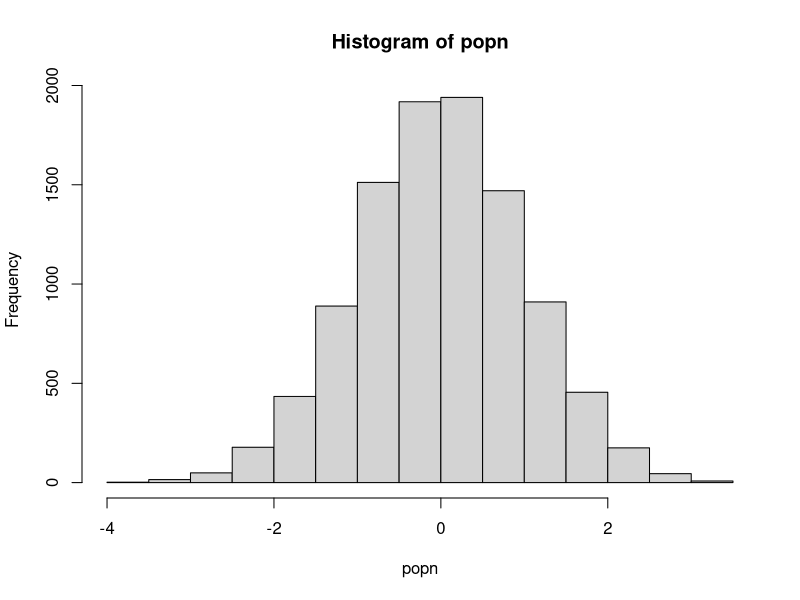

Reproduce this figure in R.
rm(list = ls())

#AUTHOR: Sarah Dobson sld21@ic.ac.uk

#DATE: 5th November 2021
#DESCRIPTION: illustrating the use of lapply and sapply through various functions, we then compare the time taken between functions with loops and sapply/lappy.

#FUNCTIONS:

#1- A function to take a sample of size n from a population "popn" and return its mean
#2- Calculate means using a FOR loop on a vector without preallocation:
#3- runs "num" iterations of the experiment using a FOR loop on a vector with preallocation
#4 - runs "num" iterations of the experiment using a FOR loop on a list with preallocation
#5 - runs "num" iterations of the experiment using vectorization with lapply
#6 To run "num" iterations of the experiment using vectorization with sapply


#1
myexperiment <- function(popn,n){
  pop_sample <- sample(popn, n, replace = FALSE)
  return(mean(pop_sample))
}

#2
loopy_sample1 <- function(popn, n, num){
  result1 <- vector() #Initialize empty vector of size 1 
  for(i in 1:num){
    result1 <- c(result1, myexperiment(popn, n))
  }
  return(result1)
}

#3
loopy_sample2 <- function(popn, n, num){
  result2 <- vector(,num) #Preallocate expected size
  for(i in 1:num){
    result2[i] <- myexperiment(popn, n)
  }
  return(result2)
}

#4
loopy_sample3 <- function(popn, n, num){
  result3 <- vector("list", num) #Preallocate expected size
  for(i in 1:num){
    result3[[i]] <- myexperiment(popn, n)
  }
  return(result3)
}


#5 
lapply_sample <- function(popn, n, num){
  result4 <- lapply(1:num, function(i) myexperiment(popn, n)) #i is a place holder for myexperiment(). lapply 1:num into a list, so "list" doent have to be specificed explicitly like above.
  return(result4)
}

#6 To run "num" iterations of the experiment using vectorization with sapply:
sapply_sample <- function(popn, n, num){
  result5 <- sapply(1:num, function(i) myexperiment(popn, n))
  return(result5)
}


##create a random population
set.seed(12345)
popn <- rnorm(10000) # Generate the population
hist(popn)
n <- 100 # sample size for each experiment
num <- 10000 # Number of times to rerun the experiment


print("Using loops without preallocation on a vector took:" )
print(system.time(loopy_sample1(popn, n, num)))

print("Using loops with preallocation on a vector took:" )
print(system.time(loopy_sample2(popn, n, num)))

print("Using loops with preallocation on a list took:" )
print(system.time(loopy_sample3(popn, n, num)))

print("Using the vectorized sapply function (on a list) took:" )
print(system.time(sapply_sample(popn, n, num)))

print("Using the vectorized lapply function (on a list) took:" )
print(system.time(lapply_sample(popn, n, num)))

print("Script complete!")
